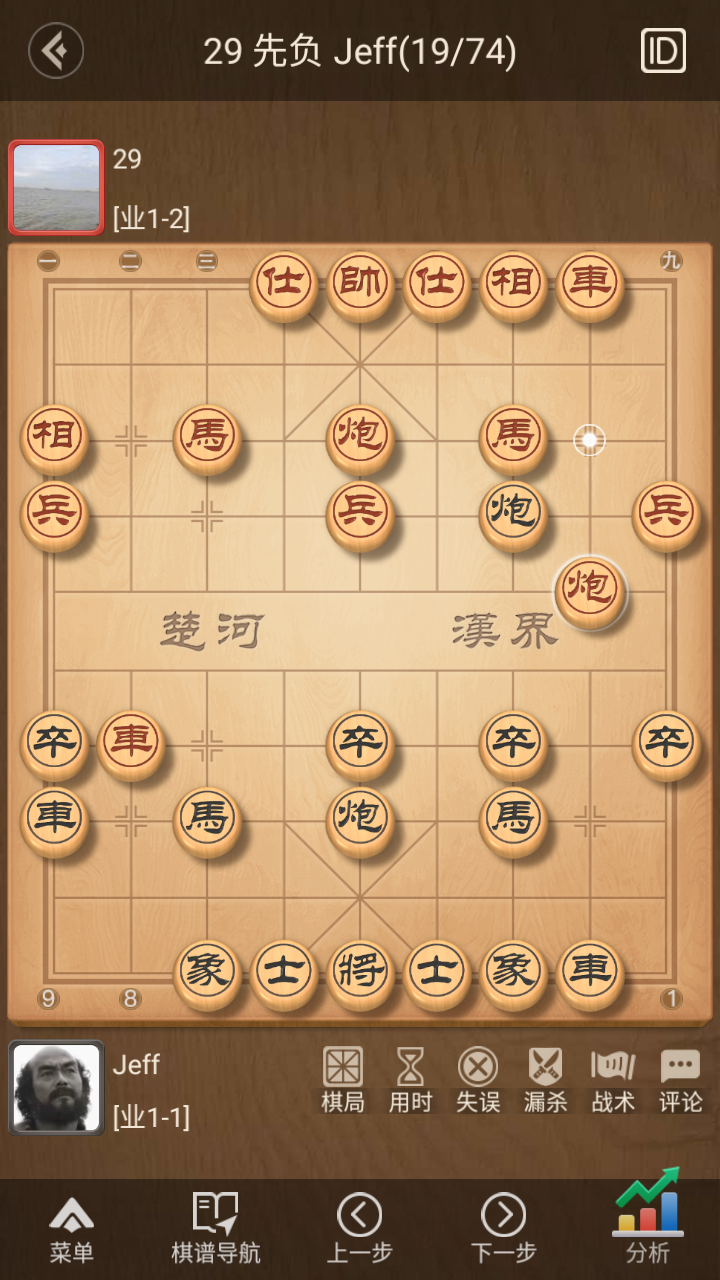
#> input picture images/Screenshot_20261117-103459.png, 720 x 1280 px, found by its file name
$ python recognize_v2.py
#> lines starting #> are read from the running program, lines starting #| are printed output that depends on the picture; after the words box and inside, x2 and y2 are one past the last pixel; in counts of white or black regions, pixels touching at a corner belong together
"""完整流水线：手动 ROI（已知正确） + 投影网格 + 颜色分类 + 引擎 + 画圈。
先跑通核心逻辑，再回头做自动 ROI。"""

import json
import os
import sys

import cv2
import numpy as np

_HERE = os.path.dirname(os.path.abspath(__file__))
_ROOT = os.path.dirname(_HERE)
if _ROOT not in sys.path:
    sys.path.insert(0, _ROOT)

from engine import decide_position


# ------------------------------------------------------------
# 网格找法
# ------------------------------------------------------------

def local_minima(arr, min_gap=15):
    n = len(arr)
    peaks = [0]
    for i in range(1, n - 1):
        if arr[i] < arr[i - 1] and arr[i] < arr[i + 1]:
            peaks.append(i)
    peaks.append(n - 1)
    filtered = [peaks[0]]
    for p in peaks[1:]:
        if p - filtered[-1] >= min_gap:
            filtered.append(p)
        elif arr[p] < arr[filtered[-1]]:
            filtered[-1] = p
    return filtered


# [16 lines left out: function pick_uniform, not called in this run]


def pick_best_window(lines, need):
    if lines is None or len(lines) < need:
        return None, 1e9
    best_seq = None
    best_score = 1e9
    for i in range(len(lines) - need + 1):
        seq = lines[i:i + need]
        gaps = np.diff(seq)
        med = np.median(gaps)
        std = np.std(gaps)
        if med < 20 or med > 200:
            continue
        score = std / med
        if score < best_score:
            best_score = score
            best_seq = seq
    return best_seq, best_score


def pick_horizontal(gray_crop, need=11):
    """返回 (seq, cell_h_median) 或 None。"""
    h, w = gray_crop.shape
    row_proj = gray_crop.mean(axis=1)
    cands = local_minima(row_proj, min_gap=int(h * 0.04))
    best_seq, _ = pick_best_window(cands, need)
    if best_seq is None:
        return None
    return best_seq, float(np.median(np.diff(best_seq)))


def pick_vertical(gray_crop, target_cell_w, need=10):
    """给定 cell_w 先验，贪心挑出 need 条竖线。"""
    h, w = gray_crop.shape
    col_proj = gray_crop.mean(axis=0)
    cands = local_minima(col_proj, min_gap=max(int(target_cell_w * 0.35), 15))

    def greedy(start):
        chosen = [start]
        last = start
        while len(chosen) < need:
            cands_after = [c for c in cands if c > last + target_cell_w * 0.45]
            if not cands_after:
                return None
            cands_after.sort(key=lambda c: abs(c - (last + target_cell_w)))
            if cands_after[0] - last > target_cell_w * 2.5:
                return None
            last = cands_after[0]
            chosen.append(last)
        return chosen

    best = None
    for s in cands[:-need + 1]:
        seq = greedy(s)
        if seq is None:
            continue
        gaps = np.diff(seq)
        med = np.median(gaps)
        std = np.std(gaps)
        score = std / med + abs(med - target_cell_w) / target_cell_w
        if best is None or score < best[0]:
            best = (score, seq, float(med))
    return (best[1], best[2]) if best else None


def fit_lines_projection(gray_crop):
    h_crop = pick_horizontal(gray_crop, need=11)
    if h_crop is None:
        return None, None
    horz, cell_h = h_crop
    v_crop = pick_vertical(gray_crop, cell_h, need=10)
    if v_crop is None:
        return horz, None
    vert, cell_w = v_crop
    print(f"  网格: cell {cell_w:.0f}x{cell_h:.0f} px")
    return horz, vert


# [16 lines left out: function dominant_period, not called in this run]


# ------------------------------------------------------------
# 颜色分类
# ------------------------------------------------------------

def classify_cell(img, cx, cy, cell_size):
    """返回 ('R'红方 / 'r'黑方 / '.'空, 置信度)。"""
    r = max(int(cell_size * 0.32), 8)
    patch = img[max(0, cy - r):cy + r, max(0, cx - r):cx + r]
    if patch.size == 0:
        return ".", 0.0

    hsv = cv2.cvtColor(patch, cv2.COLOR_BGR2HSV)
    # 红色掩膜：H 在 0-10 或 160-180 且足够饱和
    red_mask = ((hsv[..., 0] < 10) | (hsv[..., 0] > 160)) & (hsv[..., 1] > 50) & (hsv[..., 2] > 60)
    red_ratio = float(red_mask.mean())

    # 黑掩膜：V 极低
    black_mask = hsv[..., 2] < 75
    black_ratio = float(black_mask.mean())

    # 红棋子通常中心还有白色"帅/将/马"等字样，可增加白色中心检测
    white_center = False
    if red_ratio > 0.05 or black_ratio > 0.05:
        inner_r = max(r // 2, 4)
        inner = patch[r - inner_r:r + inner_r, r - inner_r:r + inner_r]
        if inner.size > 0:
            hsv2 = cv2.cvtColor(inner, cv2.COLOR_BGR2HSV)
            white_center = float((hsv2[..., 2] > 180).mean()) > 0.15

    if red_ratio > 0.08 and red_ratio >= black_ratio * 1.2:
        return "R", red_ratio
    if black_ratio > 0.13 and black_ratio >= red_ratio:
        return "r", black_ratio
    return ".", max(red_ratio, black_ratio)


# ------------------------------------------------------------
# 主流程
# ------------------------------------------------------------

# [37 lines left out: function auto_find_roi, not called in this run]


def process(img_path, out_dir, work_dir, roi=None):
    img = cv2.imread(img_path)
    print(f"\n{'=' * 60}\n处理: {os.path.basename(img_path)}  {img.shape[1]}x{img.shape[0]}")

    if roi is None:
        res = auto_find_roi(img)
        if res is None:
            print("❌ 自动找不到稳定的 10×9 网格")
            return None
        roi, horz, vert = res
    else:
        x0, y0, x1, y1 = roi
        gray = cv2.cvtColor(img[y0:y1, x0:x1], cv2.COLOR_BGR2GRAY)
        horz, vert = fit_lines_projection(gray)
        if horz is None or vert is None:
            print("❌ ROI 内投影仍找不到 10×9")
            return None
    (x0, y0, x1, y1) = roi
    bw, bh = x1 - x0, y1 - y0
    cell_w = (vert[-1] - vert[0]) / 9
    cell_h = (horz[-1] - horz[0]) / 10
    print(f"✅ ROI: x0={x0} y0={y0}  size {bw}x{bh}  cell {cell_w:.1f}x{cell_h:.1f}")

    # 棋子识别：horz/vert 是棋盘**线条**位置（暗条纹），
    # 格子中心是相邻两条线的中点：row_center[i] = (horz[i] + horz[i+1]) / 2
    row_centers = [(horz[i] + horz[i + 1]) / 2 for i in range(10)]
    col_centers = [(vert[i] + vert[i + 1]) / 2 for i in range(9)]
    cell_w = np.median(np.diff(vert))
    cell_h = np.median(np.diff(horz))

    grid_chars = []
    centers = []
    for row in range(10):
        row_chars = []
        for col in range(9):
            cx = int(x0 + col_centers[col])
            cy = int(y0 + row_centers[row])
            ch, conf = classify_cell(img, cx, cy, min(cell_w, cell_h))
            row_chars.append(ch)
            centers.append((cx, cy))
        grid_chars.append("".join(row_chars))

    grid_str = "\n".join(grid_chars)
    red_count = sum(row.count("R") for row in grid_chars)
    black_count = sum(row.count("r") for row in grid_chars)
    print(f"识别: 红棋 {red_count} / 黑棋 {black_count}")
    print(grid_str)

    if red_count < 3 or black_count < 3:
        print("❌ 识别太稀疏，放弃")
        # 仍存调试图
        vis = img.copy()
        for (cx, cy) in centers:
            cv2.circle(vis, (cx, cy), 8, (0, 255, 255), -1)
        cv2.imwrite(os.path.join(work_dir, "debug_" + os.path.basename(img_path)), vis)
        return None

    # 交给引擎
    # grid_str 约定：row 0 = 图最上方 = FEN row 0（黑方底线）；R 大写 = 红方
    try:
        result = decide_position(grid=grid_str, side="red", view_side="red",
                                 time_limit=3.0, max_depth=6, top_n=2)
    except Exception as exc:
        print(f"❌ 引擎失败: {exc}")
        return None

    # 画圈：界面格 (col,row) → 整图像素
    vis = img.copy()
    r = int(min(cell_w, cell_h) * 0.45)

    # 先画 90 个格子中心供肉眼核对
    for cx, cy in centers:
        cv2.circle(vis, (cx, cy), max(int(r * 0.15), 3), (160, 160, 160), -1)

    best = result.get("best_move")
    if best is not None:
        fc, fr = best["from"]["col"], best["from"]["row"]
        tc, tr = best["to"]["col"], best["to"]["row"]
        from_cx = int(x0 + vert[fc] + cell_w / 2)
        from_cy = int(y0 + horz[fr] + cell_h / 2)
        to_cx = int(x0 + vert[tc] + cell_w / 2)
        to_cy = int(y0 + horz[tr] + cell_h / 2)

        # 起点：红描边 + 白内圈
        cv2.circle(vis, (from_cx, from_cy), r + 6, (0, 0, 255), 6)
        cv2.circle(vis, (from_cx, from_cy), r + 1, (255, 255, 255), 2)
        # 目标：红实心圆 + 内圈
        cv2.circle(vis, (to_cx, to_cy), r + 6, (0, 0, 255), 6)
        cv2.circle(vis, (to_cx, to_cy), r - 2, (0, 0, 255), -1)
        cv2.line(vis, (from_cx, from_cy), (to_cx, to_cy), (0, 0, 255), 3)

    # 标注顶部
    best_line = "无着法"
    reason = result.get("message", "")
    if best is not None:
        best_line = f"{best['chinese']} ({best['iccs']})  {best['score_text']}"
        reason = best.get("reason", "")
    cv2.putText(vis, best_line, (10, 40),
                cv2.FONT_HERSHEY_SIMPLEX, 1.0, (0, 0, 255), 3, cv2.LINE_AA)
    cv2.putText(vis, reason[:50], (10, 80),
                cv2.FONT_HERSHEY_SIMPLEX, 0.6, (0, 50, 200), 2, cv2.LINE_AA)

    base = os.path.splitext(os.path.basename(img_path))[0]
    cv2.imwrite(os.path.join(out_dir, base + ".png"), vis)
    with open(os.path.join(work_dir, f"result_{base}.json"), "w", encoding="utf-8") as f:
        json.dump(result, f, ensure_ascii=False, indent=2)

    print(f"✅ 输出: {out_dir}\\{base}.png")
    return result


def main():
    out_dir = r"g:\chessCn\images\annotated"
    work_dir = r"g:\chessCn\2026-11-17\xiangqi-move-logic\work"
    os.makedirs(out_dir, exist_ok=True)
    os.makedirs(work_dir, exist_ok=True)
    img_dir = r"g:\chessCn\images"

    # 先用手工 ROI 跑通核心流程，之后再回头优化自动检测
    HAND_ROIS = {
        "Screenshot_20261117-103346.png": (0, 101, 720, 1264),
        "Screenshot_20261117-103438.png": (0, 101, 720, 1264),
        "Screenshot_20261117-103459.png": (0, 101, 720, 1264),
        "Screenshot_20261117-103508.png": (0, 101, 720, 1264),
        "Screenshot_20261117-103516.png": (0, 101, 720, 1264),
    }

    if len(sys.argv) > 1:
        if os.path.isdir(sys.argv[1]):
            for fn in sorted(os.listdir(sys.argv[1])):
                if fn.lower().endswith(".png"):
                    roi = HAND_ROIS.get(fn)
                    process(os.path.join(sys.argv[1], fn), out_dir, work_dir, roi)
        else:
            roi = HAND_ROIS.get(os.path.basename(sys.argv[1]))
            process(sys.argv[1], out_dir, work_dir, roi)
    else:
        first = sorted([f for f in os.listdir(img_dir) if f.lower().endswith(".png")])[0]
        process(os.path.join(img_dir, first), out_dir, work_dir, HAND_ROIS.get(first))
#> in process, img is the input picture: shape (1280, 720, 3); mean B, G, R 94.4, 130.8, 165.3
#| ============================================================
#| 处理: Screenshot_20261117-103459.png  720x1280
#> in process, `gray = cv2.cvtColor(img[y0:y1, x0:x1], cv2.COLOR_BGR2GRAY)`:
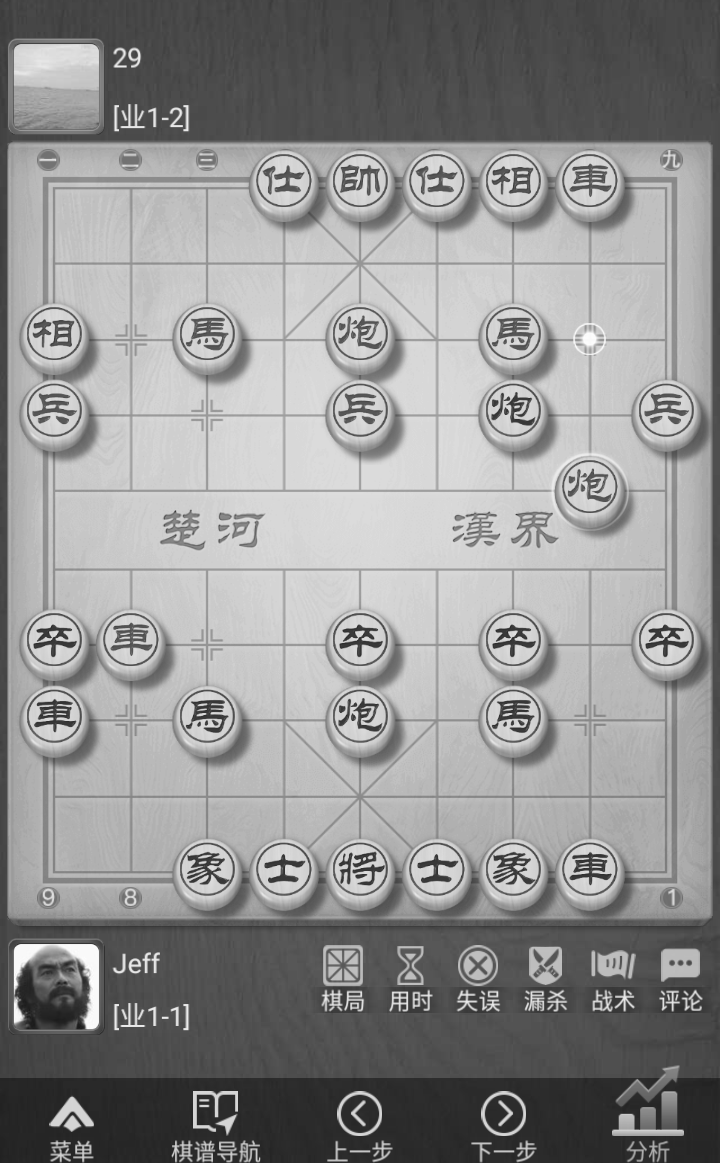
#> gray: shape (1163, 720); min 25, max 255, mean 145.9
#> in pick_horizontal, `row_proj = gray_crop.mean(axis=1)`: row_proj = 1163 values, max 201.3 at index 466, min 41.14 at index 1136, mean 145.9
#> in local_minima, `n = len(arr)`: n = 1163
#> after the loop in local_minima, `for i in range(1, n - 1):`: peaks = 155 values from 0 to 1158
#> in local_minima, `filtered = [peaks[0]]`: filtered = [0]
#> the loop in local_minima, `for p in peaks[1:]:` made 155 passes
#> p on passes 1 to 3: 8, 40, 43
#> after the loop in local_minima, `for p in peaks[1:]:`: filtered = [0, 135, 188, 263, 340, 415, 490, 569, 644, 720, 796, 926, 988, 1078, 1136]
#> in pick_horizontal, `cands = local_minima(row_proj, min_gap=int(h * 0.04))`: cands has the same summary as filtered in local_minima
#> the loop in pick_best_window, `for i in range(len(lines) - need + 1):` made 5 passes
#> (gaps, med, std, score, best_score, best_seq) on passes 1 to 3: ([135, 53, 75, 77, 75, 75, 79, 75, 76, 76], 75.5, 19.73, 0.261, 0.261, [0, 135, 188, 263, 340, 415, 490, 569, 644, 720, 796]), ([53, 75, 77, 75, 75, 79, 75, 76, 76, 130], 75.5, 18.34, 0.243, 0.243, [135, 188, 263, 340, 415, 490, 569, 644, 720, 796, 926]), ([75, 77, 75, 75, 79, 75, 76, 76, 130, 62], 75.5, 17.22, 0.228, 0.228, [188, 263, 340, 415, 490, 569, 644, 720, 796, 926, 988])
#> (seq, gaps, med, std, score) on passes 4 to 5: ([263, 340, 415, 490, 569, 644, 720, 796, 926, 988, 1078], [77, 75, 75, 79, 75, 76, 76, 130, 62, 90], 76, 17.37, 0.229), ([340, 415, 490, 569, 644, 720, 796, 926, 988, 1078, 1136], [75, 75, 79, 75, 76, 76, 130, 62, 90, 58], 75.5, 18.75, 0.248)
#> after the loop in pick_best_window, `for i in range(len(lines) - need + 1):`: best_score = 0.228
#> in pick_horizontal, `best_seq, _ = pick_best_window(cands, need)`: best_seq = [188, 263, 340, 415, 490, 569, 644, 720, 796, 926, 988]
#> in fit_lines_projection, `h_crop = pick_horizontal(gray_crop, need=11)`: h_crop = ([188, 263, 340, 415, 490, 569, 644, 720, 796, 926, 988], 75.5)
#> in fit_lines_projection, `horz, cell_h = h_crop`: horz has the same summary as best_seq in pick_horizontal; cell_h = 75.5
#> in pick_vertical, `col_proj = gray_crop.mean(axis=0)`: col_proj = 720 values, max 163.9 at index 97, min 65.79 at index 0, mean 145.9
#> the loop in local_minima (call 2), `for p in peaks[1:]:` made 111 passes
#> p on passes 1 to 12: 12, 22, 28, 34, 43, 54, 58, 63, 68, 74, 80, 85
#> in pick_vertical, `cands = local_minima(col_proj, min_gap=max(int(target_cell_w * 0.35), ..`: cands = [0, 43, 104, 131, 166, 207, 239, 284, 359, 394, 437, 513, 539, 590, 621, 676, 717]
#> the loop in pick_vertical, `for s in cands[:-need + 1]:` made 8 passes
#> (s, seq, gaps, med, std, score) on passes 2 to 3: (43, [43, 131, 207, 284, 359, 437, 513, 590, 676, 717], [88, 76, 77, 75, 78, 76, 77, 86, 41], 77, 12.76, 0.186), (104, [104, 166, 239, 284, 359, 437, 513, 590, 676, 717], [62, 73, 45, 75, 78, 76, 77, 86, 41], 75, 14.67, 0.202)
#> (seq, gaps, med, std, score) on pass 1: ([0, 104, 166, 239, 284, 359, 437, 513, 590, 676], [104, 62, 73, 45, 75, 78, 76, 77, 86], 76, 15.09, 0.205)
#> in fit_lines_projection, `v_crop = pick_vertical(gray_crop, cell_h, need=10)`: v_crop = ([43, 131, 207, 284, 359, 437, 513, 590, 676, 717], 77)
#> in fit_lines_projection, `vert, cell_w = v_crop`: vert = [43, 131, 207, 284, 359, 437, 513, 590, 676, 717]; cell_w = 77
#|   网格: cell 77x76 px
#> in process, `horz, vert = fit_lines_projection(gray)`: horz has the same summary as best_seq in pick_horizontal; vert = [43, 131, 207, 284, 359, 437, 513, 590, 676, 717]
#> in process, `cell_w = (vert[-1] - vert[0]) / 9`: cell_w = 74.89
#> in process, `cell_h = (horz[-1] - horz[0]) / 10`: cell_h = 80
#| ✅ ROI: x0=0 y0=101  size 720x1163  cell 74.9x80.0
#> in process, `row_centers = [(horz[i] + horz[i + 1]) / 2 for i in range(10)]`: row_centers = [225.5, 301.5, 377.5, 452.5, 529.5, 606.5, 682, 758, 861, 957]
#> in process, `col_centers = [(vert[i] + vert[i + 1]) / 2 for i in range(9)]`: col_centers = [87, 169, 245.5, 321.5, 398, 475, 551.5, 633, 696.5]
#> in process, `cell_w = np.median(np.diff(vert))`: cell_w = 77
#> in process, `cell_h = np.median(np.diff(horz))`: cell_h = 75.5
#> the loop in process, `for row in range(10):` made 10 passes
#> pass 1, in classify_cell, `patch = img[max(0, cy - r):cy + r, max(0, cx - r):cx + r]`:
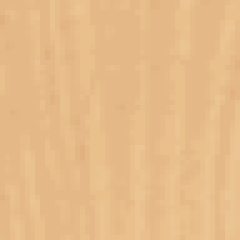
#> patch: shape (48, 48, 3) (shown 5 times larger); mean B, G, R 137.5, 187.8, 230
#> after the loop in process, `for row in range(10):`: centers = 90 pairs, first value 87 to 696, second value 326 to 1058; grid_chars = ['.........', '.........', '.........', '.........', '.........', '.........', '.........', '.........', '.........', '.........']
#> in process, `red_count = sum(row.count("R") for row in grid_chars)`: red_count = 0
#| 识别: 红棋 0 / 黑棋 0
#> the loop in process, `for (cx, cy) in centers:` made 90 passes
#> (cx, cy) on passes 1 to 12: (87, 326), (169, 326), (245, 326), (321, 326), (398, 326), (475, 326), (551, 326), (633, 326), (696, 326), (87, 402), (169, 402), (245, 402)
#> after the loop in process, `for (cx, cy) in centers:`:
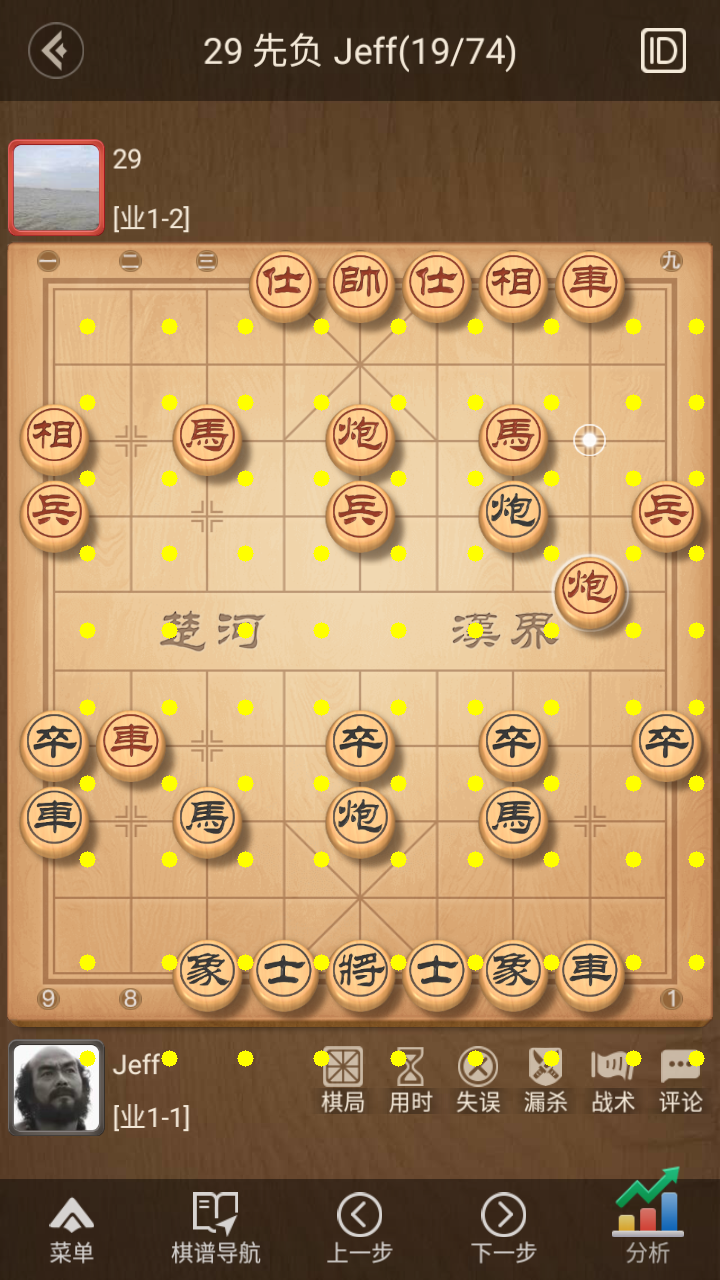
#> vis: shape (1280, 720, 3); 1.92% of pixels changed, all inside (x1, y1, x2, y2) = (79, 318, 705, 1067)


if __name__ == "__main__":
    main()
